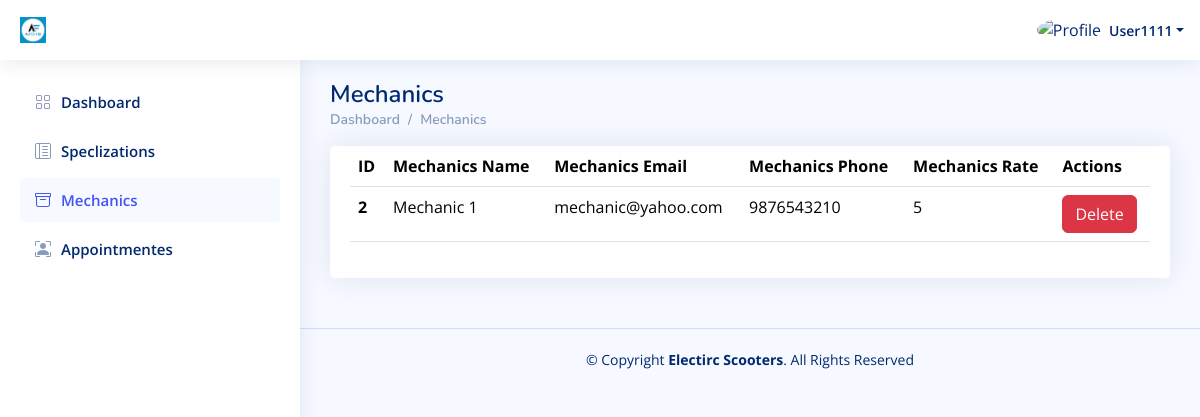
The page /Admin_Dashboard/Mechanics.php (signed in) on the database as committed earlier.
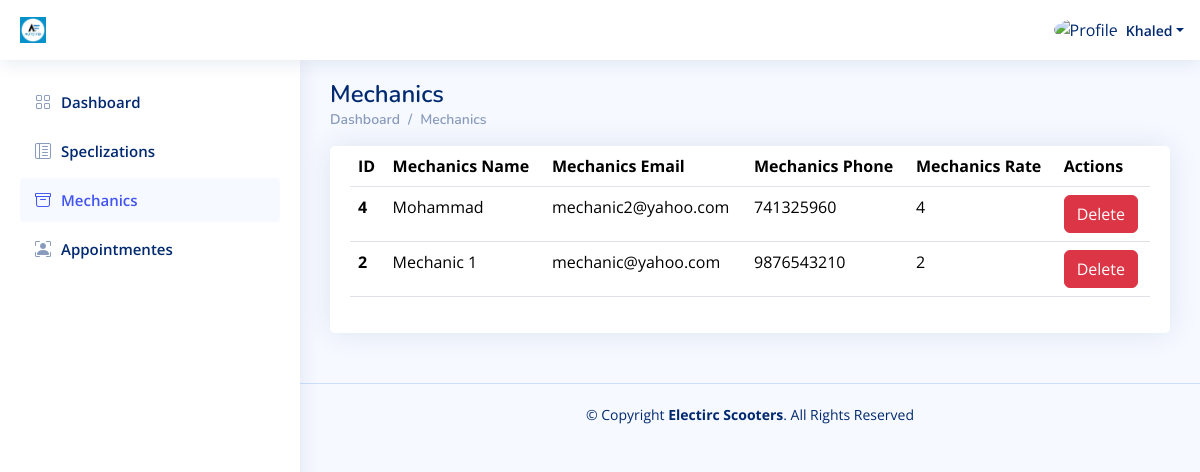
The same page on the database as committed later.
### tables this page shows
CREATE TABLE `users` (
  `id` int(11) NOT NULL,
  `specalization_id` int(11) DEFAULT NULL,
  `location_id` int(11) DEFAULT NULL,
  `type` varchar(191) NOT NULL,
  `name` varchar(191) NOT NULL,
  `email` varchar(191) NOT NULL,
  `phone` varchar(191) NOT NULL,
  `password` varchar(191) NOT NULL,
  `total_rate` double NOT NULL DEFAULT 0,
  `active` tinyint(1) NOT NULL DEFAULT 1,
  `created_at` datetime NOT NULL DEFAULT current_timestamp()
);

### Admin_Dashboard/Mechanics.php (the view, shortened to what this page needs)
<?php
include "../Connect.php";
$A_ID = $_SESSION['A_Log'];
if (!$A_ID) {
    echo '<script language="JavaScript">
     document.location="./Adminlogin.php";
    </script>';
} else {
    $sql1 = mysqli_query($con, "select * from users where id='$A_ID'");
    $row1 = mysqli_fetch_array($sql1);
    $name = $row1['name'];
}
?>
<!DOCTYPE html>
<html lang="en">
  <head>
    <link
      href="../assets/vendor/bootstrap/css/bootstrap.min.css"
      rel="stylesheet"
    />
    <link
      href="../assets/vendor/bootstrap-icons/bootstrap-icons.css"
      rel="stylesheet"
    />
    <link href="../assets/vendor/boxicons/css/boxicons.min.css" rel="stylesheet" />
    <link href="../assets/vendor/quill/quill.snow.css" rel="stylesheet" />
    <link href="../assets/vendor/quill/quill.bubble.css" rel="stylesheet" />
    <link href="../assets/vendor/remixicon/remixicon.css" rel="stylesheet" />
    <link href="../assets/vendor/simple-datatables/style.css" rel="stylesheet" />
    <link href="../assets/css/style.css" rel="stylesheet" />
  </head>
  <body>
    <header id="header" class="header fixed-top d-flex align-items-center">
      <div class="d-flex align-items-center justify-content-between">
        <a href="index.html" class="logo d-flex align-items-center">
          <img src="../assets/img/logo.jpeg" alt="" />
        </a>
      </div>
      <nav class="header-nav ms-auto">
        <ul class="d-flex align-items-center">
          <li class="nav-item dropdown pe-3">
            <a
              class="nav-link nav-profile d-flex align-items-center pe-0"
              href="#"
              data-bs-toggle="dropdown"
            >
              <img
                src="https://www.computerhope.com/jargon/g/guest-user.png"
                alt="Profile"
                class="rounded-circle"
              />
              <span class="d-none d-md-block dropdown-toggle ps-2"><?php echo $name ?></span> </a
            >
          </li>
        </ul>
      </nav>
    </header>
    <?php require './Aside-Nav/Aside.php'?>
    <main id="main" class="main">
      <div class="pagetitle">
        <h1>Mechanics</h1>
        <nav>
          <ol class="breadcrumb">
            <li class="breadcrumb-item"><a href="index.html">Dashboard</a></li>
            <li class="breadcrumb-item">Mechanics</li>
          </ol>
        </nav>
      </div>
      <section class="section">
        <div class="row">
          <div class="col-lg-12">
            <div class="card">
              <div class="card-body">
                <table class="table datatable">
                  <thead>
                    <tr>
                      <th scope="col">ID</th>
                      <th scope="col">Mechanics Name</th>
                      <th scope="col">Mechanics Email</th>
                      <th scope="col">Mechanics Phone</th>
                      <th scope="col">Mechanics Rate</th>
                      <th scope="col">Actions</th>
                    </tr>
                  </thead>
                  <tbody>
<?php
$sql1 = mysqli_query($con, "SELECT * from users WHERE type = 'MICHANIC' ORDER BY id DESC");
while ($row1 = mysqli_fetch_array($sql1)) {
    $mechanic_id = $row1['id'];
    $mechanic_name = $row1['name'];
    $mechanic_phone = $row1['phone'];
    $mechanic_email = $row1['email'];
    $mechanic_total_rate = $row1['total_rate'];
    $active = $row1['active'];
    ?>
                    <tr>
                      <th scope="row"><?php echo $mechanic_id ?></th>
                      <td><?php echo $mechanic_name ?></td>
                      <td><?php echo $mechanic_email ?></td>
                      <td><?php echo $mechanic_phone ?></td>
                      <td><?php echo $mechanic_total_rate ?></td>
                      <td>
                          <?php if ($active == 1) {?>
                            <a href="./DeleteOrRestoreMechanic.php?mechanic_id=<?php echo $mechanic_id ?>&&isActive=<?php echo 0 ?>" class="btn btn-danger">Delete</a>
                            <?php } else {?>
                              <a href="./DeleteOrRestoreMechanic.php?mechanic_id=<?php echo $mechanic_id ?>&&isActive=<?php echo 1 ?>" class="btn btn-primary">Restore</a>
                          <?php }?>
                      </td>
                    </tr>
<?php }?>
                  </tbody>
                </table>
              </div>
            </div>
          </div>
        </div>
      </section>
    </main>
    <footer id="footer" class="footer">
      <div class="copyright">
        &copy; Copyright <strong><span>Electirc Scooters</span></strong
        >. All Rights Reserved
      </div>
    </footer>
  </body>
</html>

Rows that differ between the two databases and show on the page:
changed users: name "User1111" → "Khaled"
added users: id "4", name "Mohammad", email "mechanic2@yahoo.com", phone "741325960", total_rate "4"
changed users "Mechanic 1": total_rate "5" → "2"
